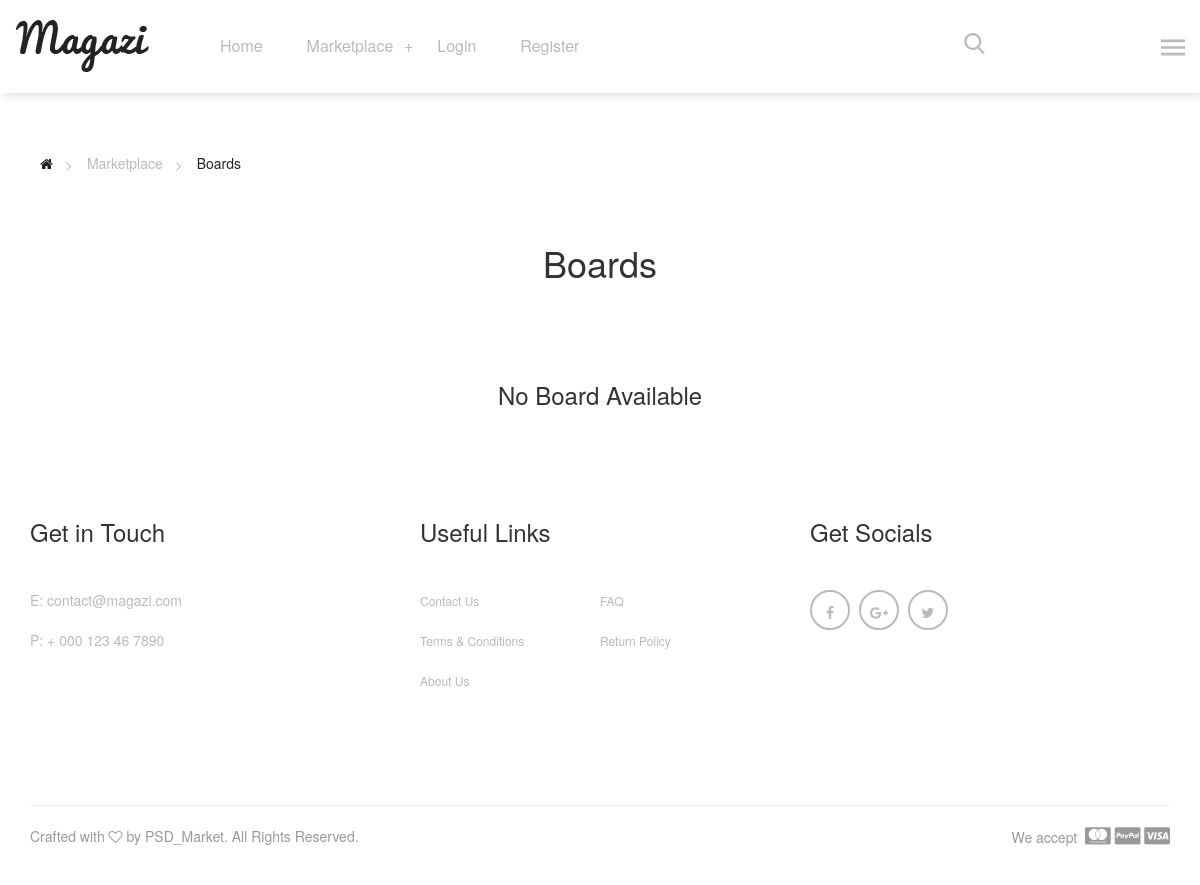
/boards, run on an earlier commit of the app's database.
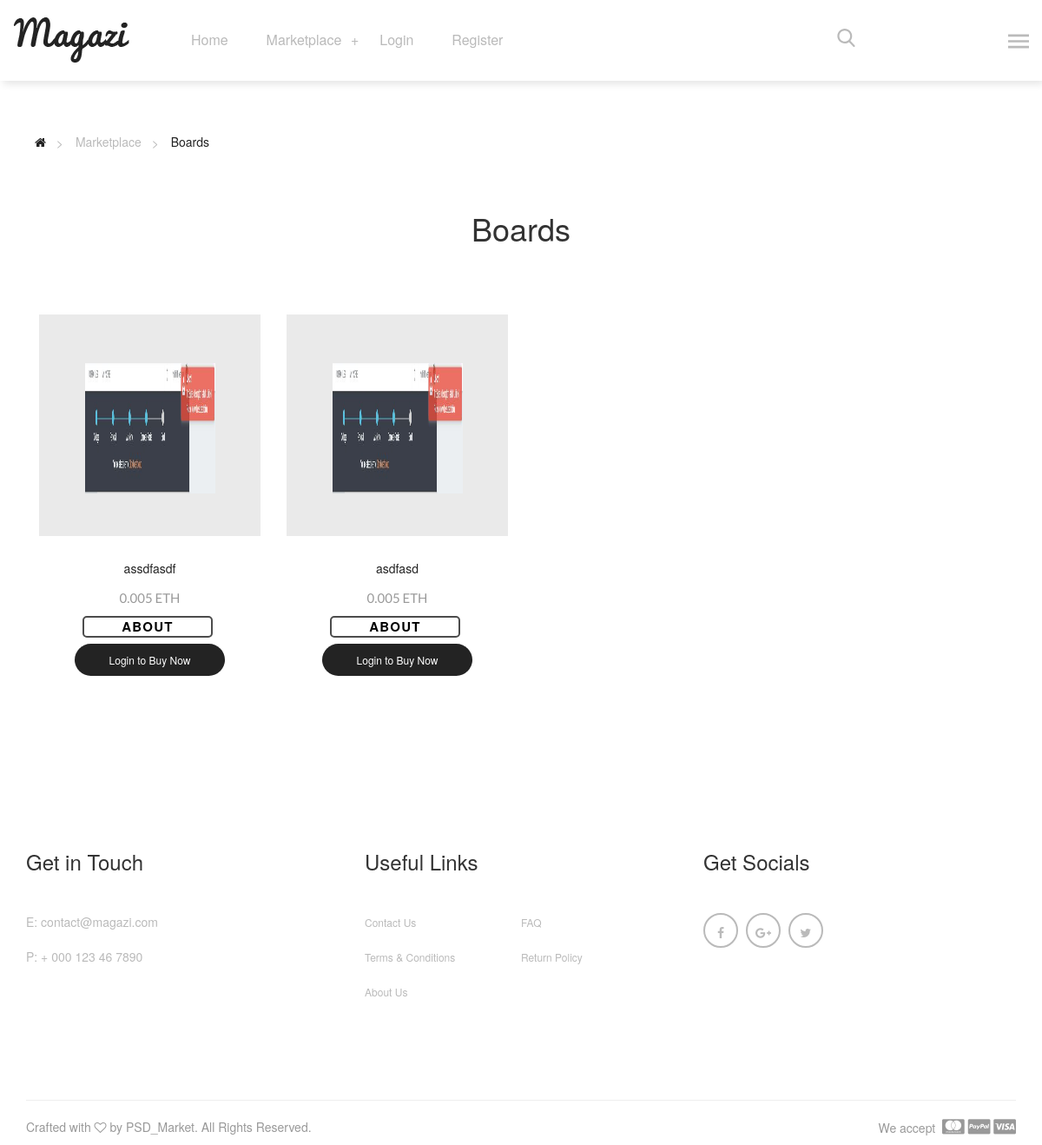
And on a later commit of the database.
### website/models.py (models this page shows, shortened)
class Card(models.Model):
    CARD_TYPES = (
        ("Player", 'Player'),
        ("Owner", 'Owner'),
        ("Tournament", 'Tournament'),
        ("Board", 'Board'),
        ("Country", 'Country'),
        ("ICC", 'ICC'),
    )
    card_type = models.CharField(
        max_length=11,
        choices=CARD_TYPES,
        default="Player"
    )
    name = models.CharField(max_length=100, null=False)
    description = models.TextField(max_length=3000)
    transactions = 0
    owner = models.CharField(max_length=50, default="Unassigned")
    last_bid = models.FloatField(default=0)
    eth_id = models.IntegerField(null=True, blank=True)
    image = models.ImageField(null=True, blank=True)
    icc_ranking = models.IntegerField(blank=True, null=True)
    country = models.CharField(max_length=100, null=True, blank=True)
    ipl_team = models.CharField(max_length=100, null=True, blank=True)

### website/views.py (the view)
# urls.py: path('boards', views.marketplace_boards, name='boards'),
def marketplace_boards(request):
    all_boards = Card.objects.all().filter(card_type=text_s[3])
    return render(request, 'website/marketplace.html', {'items': all_boards, 'text_s': text_s[3], 'text_p': text_p[3]})

### website/context_processors.py (called while the page is built)
def marketplace_items_context(request):
    return {
        'marketplace_items': marketplace_item_list,
        'multiplier': multiplier,
    }

### website/templatetags/custom_tags.py (called while the page is built)
@register.filter
def multiply(qty, unit_price):
    return float(qty) * float(unit_price)

### website/templates/website/marketplace.html (shortened to what this page needs)
{% extends 'website/base.html' %}
{% load staticfiles %}
{% load custom_tags %}
{% block content %}
    <main>
        <div class="magazi-pages-links margin-bottom-50">
            <div class="container">
                <ul>
                    <li><a href="#" title=""><i class="fa fa-home"></i></a></li>
                    <li><span>Marketplace</span></li>
                    <li><a href="{% url text_p|lower %}" title="">{{ text_p }}</a></li>
                </ul>
            </div>
        </div>
        <div class="magazi-section-title text-center margin-top-60 margin-bottom-70">
            <div class="container">
                <div class="row">
                    <div class="col-xs-12">
                        <h1>{{ text_p }}</h1>
                    </div>
                </div>
            </div>
        </div>
        <div class="magazi-list-view">
            <div class="container">
                <div class="tab-content">
                    <div class="tab-pane fade in active" id="colmnlist">
                        <div class="magazi-main-prodcts text-center">
                        {% if items %}
                            {% for item in items %}
                                <div class="col-md-3 col-sm-6 col-xs-6 full-wdth">
                                    <div class="magazi-product-inner margin-bottom-80">
                                        {% if item.image %}
                                            <div class="magazi-product-thumb">
                                                <img width="150" height="150" src="{{ item.image.url }}" alt="product-8">
                                                <a href="#" class="magazi-overlay"></a>
                                            </div>
                                        {% endif %}
                                        <div class="magazi-product-detail">
                                            <h1>
                                                <a href="#">{{ item.name }}</a>
                                            </h1>
                                            <p>
                                                <span>{{ item.last_bid }} ETH</span>
                                            </p>
                                            <div class="buy">
                                                <a style="list-style-type: none; color: black;" href="{% url text_s|lower item_id=item.id %}"><span>About</span></a>
                                            </div>
                                            {% if user.is_authenticated %}
                                                <div class="buy" id="buy_now{{ item.id }}">
                                                    <span style="color:#000;">Buy Now!</span>
                                                </div>
                                            {% else %}
                                                <a href="{% url 'login' %}" title="" class="adding-cart">Login to Buy Now</a>
                                            {% endif %}
                                        </div>
                                    </div>
                                </div>
                            {% endfor %}
                        {% else %}
                            <h3>No {{ text_s }} Available</h3>
                        {% endif %}
                        </div>
                    </div>
                </div>
            </div>
        </div>
    </main>
{% endblock %}

What changed in the data, as far as the page shows it:
added Card: image (picture), name "assdfasdf", last_bid "0.005"
added Card: image (picture), name "asdfasd", last_bid "0.005"
Also different on the page:
{{ text_s }}: "Board" → (not shown)
text no longer shown: "No Available"
